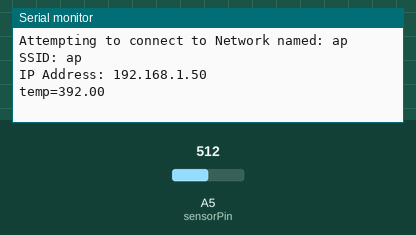
This sketch was run on a simulated Arduino MKR. On the bench: the last lines printed to the serial monitor. Inputs (shaded band) come from the test bench; at power-on: A5 (sensorPin) = 512. WiFi joins after 1.5 s; servers stay silent unless stated; uploads are accepted with an empty reply.

Above: at 12.7 s.
12.8 s: A5 (sensorPin) set to 716
At 16.1 s:
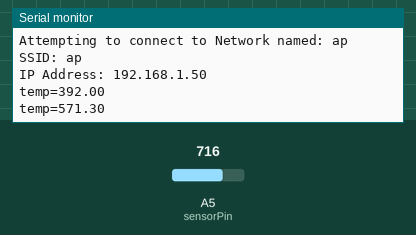
16.4 s: A5 (sensorPin) set to 900
At 19.6 s:
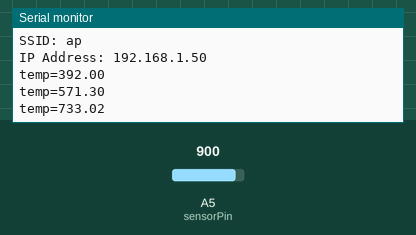
Timing chart, 0 to 21.1 s (numbered marks = the images above; inputs shaded):
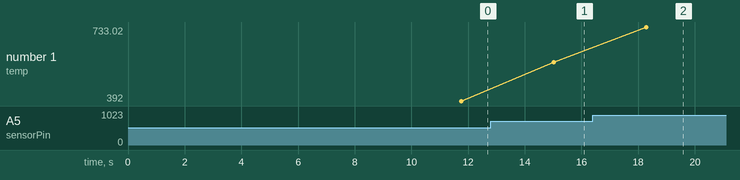

The sketch:

mixing-sensor.ino
```cpp
#include <WiFiNINA.h>

#define sensorPin A5

char ssid[] = "ap";
char pass[] = "futami17";

int status = WL_IDLE_STATUS;

char server[] = "iot.futami.co.id";

String postData;
String postVariable = "temp=";

WiFiClient client;

void setup() {

  Serial.begin(9600);

  while (status != WL_CONNECTED) {
    Serial.print("Attempting to connect to Network named: ");
    Serial.println(ssid);
    status = WiFi.begin(ssid, pass);
    delay(10000);
  }

  Serial.print("SSID: ");
  Serial.println(WiFi.SSID());
  IPAddress ip = WiFi.localIP();
  IPAddress gateway = WiFi.gatewayIP();
  Serial.print("IP Address: ");
  Serial.println(ip);
}

void loop() {
  int reading = analogRead(sensorPin);
  float voltage = reading * 5.0;
  voltage /= 1024.0;
  float temperatureC = (voltage - 0.5) * 100 ;
  float temperatureF = (temperatureC * 9.0 / 5.0) + 32.0;

  postData = postVariable + temperatureF;

  if (client.connect(server, 80)) {
    client.println("POST /test/post.php HTTP/1.1");
    client.println("Host: www.elithecomputerguy.com");
    client.println("Content-Type: application/x-www-form-urlencoded");
    client.print("Content-Length: ");
    client.println(postData.length());
    client.println();
    client.print(postData);
  }

  if (client.connected()) {
    client.stop();
  }
  Serial.println(postData);

  delay(3000);
}
```

Measured:
- after the input at 12.8 s, the serial monitor: prints a new line after 2.2 s (image 1)
- after the input at 16.4 s, the serial monitor: prints a new line after 1.9 s (image 2)
- plotted number 1: 392 → 571.3 after the input at 12.8 s, 571.3 → 733.02 after the input at 16.4 s
